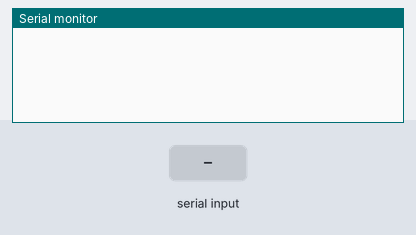
This sketch was run on a simulated Arduino Uno, built with avr-gcc and run on an emulated ATmega328P. Parts: the last lines printed to the serial monitor. The inputs (shaded band) are chosen by the test bench. Storage starts empty; random numbers use the default seed unless the sketch sets one.

Above: at 1.2 s.
1.3 s: "R" received over Serial
At 2.7 s:
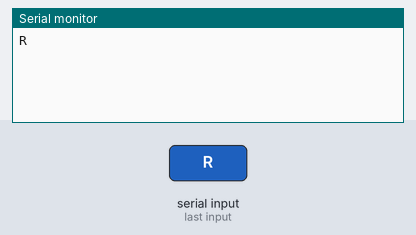
At 5.6 s:
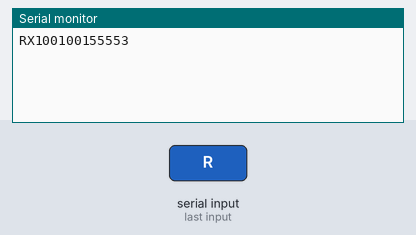

Measured:
- after the input at 1.3 s, the serial monitor: prints a new line after 0.72 s (image 1)

The sketch:

Data_dump_SD_R.ino
```cpp
#include <SPI.h>
#include <SD.h>

// set up variables using the SD utility library functions:

char test;
const int chipSelect = 10;
uint32_t timer=0;
char state_code[3] = {};
char area_code[3] = {};
char school_code[4] = {};
char student_code[5] = {};

Sd2Card card;
SdVolume volume;

uint8_t id_ts = 1;
uint8_t state_c = 01;
uint8_t area_c = 01;
uint8_t school_c = 01;
uint16_t student_id = 5555;
uint8_t ans = 1;
bool sd_read=false;
bool sd_send=true;
File dataFile;

struct payload{
  // ID: Student/Teacher
  uint8_t id;
  // State code: States of India - 2 digit number
  uint8_t s_c;
  // Area code: Area of particular state - 3 digit number (max:255) later modify to include more
  uint8_t ar_c;
  // School code: In each area - 3 digit number (max:255)later modify to include more
  uint8_t sc_c;
  // Student code: 2 digit number
  uint16_t std_c;
  // Answer id
  uint8_t ans_c;
};


void setup() {
  // put your setup code here, to run once:
  Serial.begin(9600);

  //Serial.print("\nInitializing SD card...");

  // we'll use the initialization code from the utility libraries
  // since we're just testing if the card is working!
  /*
  if (!card.init(SPI_HALF_SPEED, chipSelect)) {
    Serial.println(F("initialization failed. Things to check:"));
    Serial.println(F("* is a card inserted?"));
    Serial.println(F("* is your wiring correct?"));
    Serial.println(F("* did you change the chipSelect pin to match your shield or module?"));
    while (1);
  } else {
    Serial.println(F("Wiring is correct and a card is present."));
  }
  */
  if (!SD.begin(chipSelect)) {
    Serial.println(1);
    while (1);
  }
  randomSeed(analogRead(0));
  Serial.flush();
}

void loop() {
  // put your main code here, to run repeatedly:
  //File dataFile = SD.open("datalog.txt", FILE_WRITE);
  /*
  if (Serial.available())
  {
    test = (Serial.read());
    Serial.print(test);
    Serial.println();
    if (test=='R')
    {
      Serial.print("OK");
      Serial.println();
    }
  }
  */


  /*
  Serial.print(millis());
  Serial.println("Start");
  while (millis() <= 10000) {
      dataFile = SD.open("Data2.txt",FILE_WRITE);
      if (dataFile)
      {
        //lastWriteTime = millis();
        // write data to file
        dataFile.write("blah");
        dataFile.close();
      }
      else
      {
        Serial.println("error opening Data2.txt");
      }
  }
  Serial.println("Stop");
  delay(1000);
  */


  if (millis() < 4000)
  {
    if (Serial.available())
    {
      test = Serial.read();
      Serial.print(test);
      if (test=='R')
      {
        //Serial.println(F("OK check R"));
        payload data = {id_ts, state_c, area_c, school_c, student_id, random(1,4)};
        dataFile = SD.open("Datanew.txt",FILE_WRITE);
        if (dataFile)
        {
          dataFile.print(data.id);
          sprintf(state_code, "%02d", data.s_c);
          sprintf(area_code, "%03d", data.ar_c);
          sprintf(school_code, "%03d", data.sc_c);
          sprintf(student_code, "%03d", data.std_c);
          dataFile.print(state_code);
          dataFile.print(area_code);
          dataFile.print(school_code);
          dataFile.print(student_code);
          dataFile.print(data.ans_c);
          dataFile.println();
          dataFile.close();
        }
        else
        {
         Serial.println(F("error opening outputnew.txt"));
        }
      }
    }
  }
  else
  {
    sd_read=false;
  }


  if ((sd_read==false) && (millis()>5000))
  {
    if (sd_send==true)
    {
      dataFile = SD.open("Datanew.txt");
      if (dataFile) {
        Serial.write('X');
      while (dataFile.available())
      {
        Serial.write(dataFile.read());
      }
      dataFile.close();
      }
      // if the file isn't open, pop up an error:
      else
      {
        Serial.println("error opening Datanew.txt");
      }
      sd_read = true;
      sd_send = false;
    }
  }

  delay(1000);
}
```
